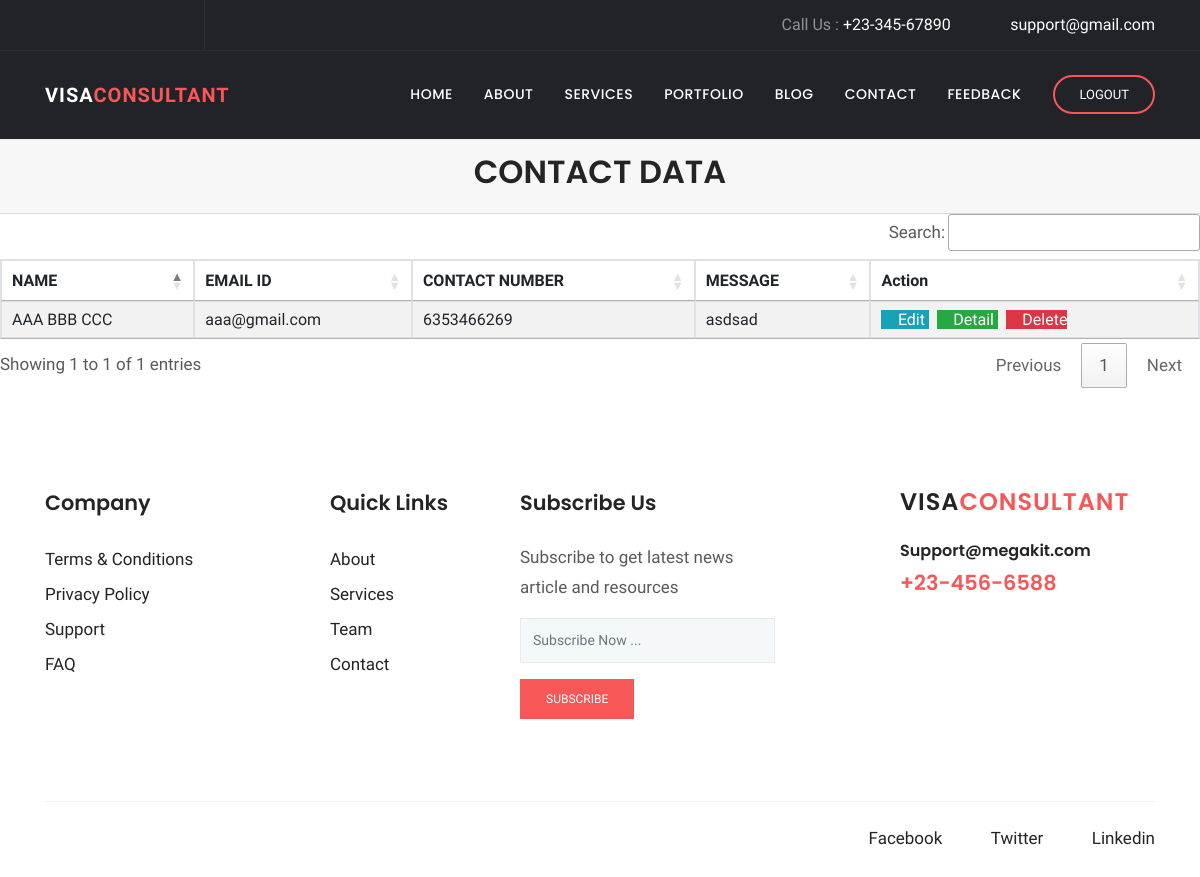
Page /Contact/view/ on the earlier database version.
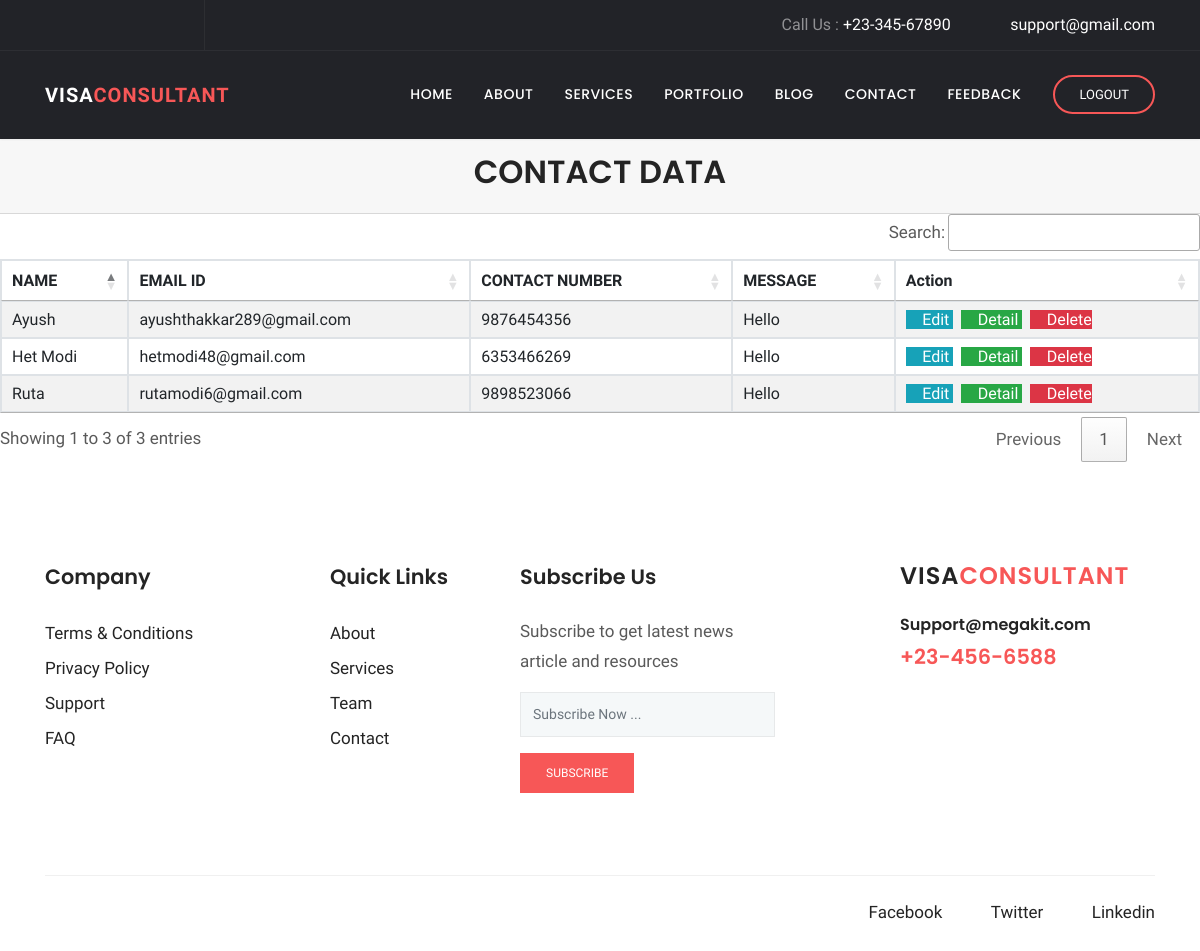
Same page on the later database version.
### Contact/models.py (models this page shows, shortened)
class contact(models.Model):
    NAME=models.CharField(max_length=25)
    EMAIL=models.EmailField(max_length=25)
    NUMBER=models.IntegerField()
    MESSAGE=models.TextField(max_length=25)

### Contact/views.py (the view)
# urls.py: path('view/', ListContactView.as_view(), name= 'contact-view'),
class ListContactView(ListView):
    model = contact
    context_object_name = 'Contact'
    template_name = 'Contact/contact_list.html'

### Contact/templates/Contact/contact_list.html (shortened to what the changed rows need)
{% load static %}
{% block extra_css %}
      <link rel="stylesheet" href="{% static 'plugins/bootstrap/css/bootstrap.min.css' %}">
      <link rel="stylesheet" href="{% static 'plugins/themify/css/themify-icons.css' %}">
      <link rel="stylesheet" href="{% static 'plugins/fontawesome/css/all.css' %}">
      <link rel="stylesheet" href="{% static 'plugins/magnific-popup/dist/magnific-popup.css' %}">
      <link rel="stylesheet" href="{% static 'plugins/slick-carousel/slick/slick.css' %}">
      <link rel="stylesheet" href="{% static 'plugins/slick-carousel/slick/slick-theme.css' %}">
      <link rel="stylesheet" href="{% static 'css/style.css' %}">
<link rel="stylesheet" href="https://cdn.datatables.net/1.10.25/css/jquery.dataTables.min.css">
<link rel="stylesheet" href="https://cdn.datatables.net/buttons/1.7.1/css/buttons.dataTables.min.css">
<link rel="stylesheet" href="https://cdn.datatables.net/searchbuilder/1.1.0/css/searchBuilder.dataTables.min.css">
<link rel="stylesheet" href="https://cdn.datatables.net/datetime/1.1.0/css/dataTables.dateTime.min.css">
<link rel="stylesheet" href="https://cdn.datatables.net/1.10.25/css/jquery.dataTables.min.css">
<link rel="stylesheet" href="https://cdn.datatables.net/colreorder/1.5.4/css/colReorder.dataTables.min.css">
{% endblock %}
{% block body %}
              <div class="card-header">
                  <h2 align="center"> CONTACT DATA </h2>
              </div>
                <table id="example1" class="table table-bordered table-striped" id="example1">
                  <thead>
                  <tr>
                      <th>NAME</th>
                      <th>EMAIL ID</th>
                      <th>CONTACT NUMBER</th>
                      <th>MESSAGE</th>
                      <th>Action</th>
                  </tr>
                  </thead>
                    <tbody>
                        {% for contact in Contact %}
                        <tr>
                            <td>{{ contact.NAME }}</td>
                            <td>{{ contact.EMAIL }}</td>
                            <td>{{ contact.NUMBER }}</td>
                            <td>{{ contact.MESSAGE }}</td>
                            <td>
                                <a href="{% url 'contact-update'  contact.id %}" class="btn-info" >
                                    <i class="fas fa-pencil-alt"></i> Edit
                                </a>
                                <a href="{% url 'contact-detail'  contact.id %}" class="btn-success">
                                    <i class="fas fa-file-invoice"></i> Detail
                                </a>
                                <a href="{% url 'contact-delete'  contact.id %}" class="btn-danger">
                                    <i class="fas fa-trash-alt"></i> Delete
                                </a>
                            </td>
                        </tr>
                    {% endfor %}
                  </tbody>
                </table>
{% endblock %}

Differences in the rows shown:
removed contact: NAME "AAA BBB CCC", EMAIL "aaa@gmail.com", NUMBER "6353466269", MESSAGE "asdsad"
added contact: NAME "Het Modi", EMAIL "hetmodi48@gmail.com", NUMBER "6353466269", MESSAGE "Hello"
added contact: NAME "Ruta", EMAIL "rutamodi6@gmail.com", NUMBER "9898523066", MESSAGE "Hello"
added contact: NAME "Ayush", EMAIL "ayushthakkar289@gmail.com", NUMBER "9876454356", MESSAGE "Hello"
Other differences:
text written by a page script: "Search: Showing 1 to 1 of 1 entries Previous 1 Next" → "Search: Showing 1 to 3 of 3 entries Previous 1 Next"
